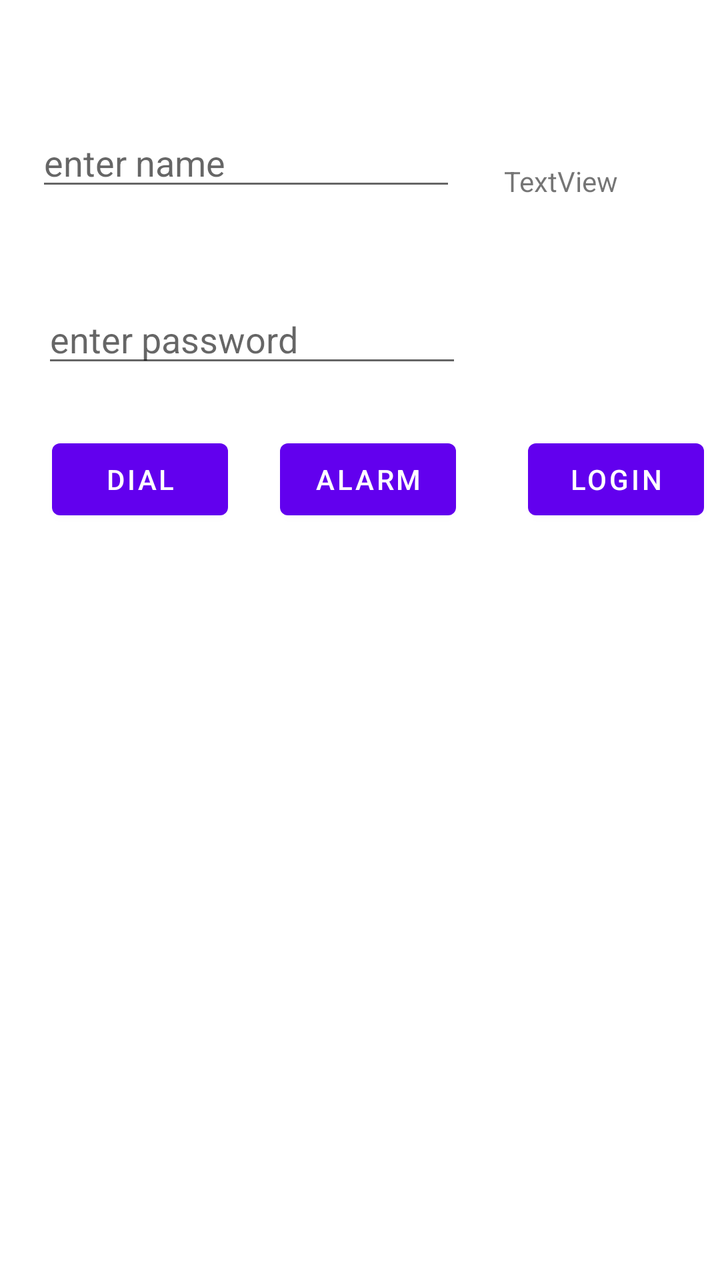
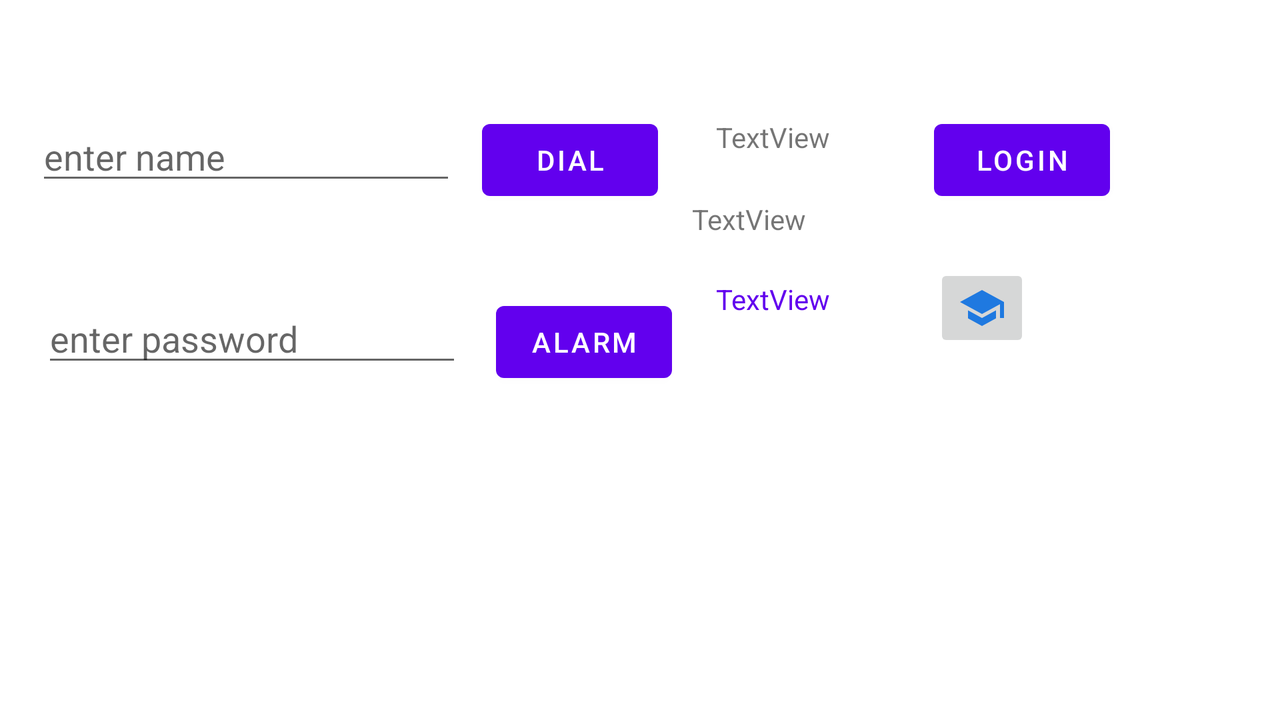

One screen, two layout resources from the same app: the default and the repository's alternative for another configuration. Each is rendered where Android would select it; the XML of both is given below.
<!-- AndroidManifest.xml: application theme Theme.B2synchronous -->
<!-- res/layout/activity_main.xml -->
<?xml version="1.0" encoding="utf-8"?>
<androidx.constraintlayout.widget.ConstraintLayout xmlns:android="http://schemas.android.com/apk/res/android"
    xmlns:app="http://schemas.android.com/apk/res-auto"
    xmlns:tools="http://schemas.android.com/tools"
    android:layout_width="match_parent"
    android:layout_height="match_parent"
    tools:context=".MainActivity">

    <EditText
        android:id="@+id/etName"
        android:layout_width="wrap_content"
        android:layout_height="wrap_content"
        android:layout_marginStart="18dp"
        android:layout_marginTop="59dp"
        android:ems="10"
        android:hint="enter name"
        android:inputType="textPersonName"
        app:layout_constraintStart_toStartOf="parent"
        app:layout_constraintTop_toTopOf="parent" />

    <EditText
        android:id="@+id/etPassword"
        android:layout_width="wrap_content"
        android:layout_height="wrap_content"
        android:layout_marginStart="21dp"
        android:layout_marginTop="47dp"
        android:ems="10"
        android:hint="enter password"
        android:inputType="textPassword"
        app:layout_constraintStart_toStartOf="parent"
        app:layout_constraintTop_toBottomOf="@+id/etName" />

    <Button
        android:id="@+id/btnLogin"
        android:layout_width="wrap_content"
        android:layout_height="wrap_content"
        android:layout_marginStart="36dp"
        android:onClick="clickHandler"
        android:text="login"
        app:layout_constraintBaseline_toBaselineOf="@+id/btnAlarm"
        app:layout_constraintStart_toEndOf="@+id/btnAlarm" />

    <Button
        android:id="@+id/btnDial"
        android:layout_width="wrap_content"
        android:layout_height="wrap_content"
        android:layout_marginStart="26dp"

        android:onClick="clickHandler"
        android:text="dial"
        app:layout_constraintBaseline_toBaselineOf="@+id/btnAlarm"
        app:layout_constraintStart_toStartOf="parent" />

    <Button
        android:id="@+id/btnAlarm"
        android:layout_width="wrap_content"
        android:layout_height="wrap_content"
        android:layout_marginTop="27dp"
        android:layout_marginEnd="3dp"
        android:onClick="clickHandler"
        android:text="alarm"
        app:layout_constraintEnd_toEndOf="@+id/etPassword"
        app:layout_constraintTop_toBottomOf="@+id/etPassword" />

    <TextView
        android:id="@+id/tvMain"
        android:layout_width="wrap_content"
        android:layout_height="wrap_content"
        android:layout_marginTop="81dp"
        android:layout_marginEnd="51dp"
        android:text="TextView"
        app:layout_constraintEnd_toEndOf="parent"
        app:layout_constraintTop_toTopOf="parent" />
</androidx.constraintlayout.widget.ConstraintLayout>
<!-- resources referenced by this layout -->
<resources>
  <style name="Theme.B2synchronous" parent="Theme.MaterialComponents.DayNight.DarkActionBar">
          
          <item name="colorPrimary">@color/purple_500</item>
          <item name="colorPrimaryVariant">@color/purple_700</item>
          <item name="colorOnPrimary">@color/white</item>
          
          <item name="colorSecondary">@color/teal_200</item>
          <item name="colorSecondaryVariant">@color/teal_700</item>
          <item name="colorOnSecondary">@color/black</item>
          
          <item name="android:statusBarColor" tools:targetApi="l">?attr/colorPrimaryVariant</item>
          
      </style>
</resources>
<!-- res/layout-land/activity_main.xml (the repository's variant of the layout above) -->
<!-- drawn on the phone turned sideways -->
<?xml version="1.0" encoding="utf-8"?>
<androidx.constraintlayout.widget.ConstraintLayout xmlns:android="http://schemas.android.com/apk/res/android"
    xmlns:app="http://schemas.android.com/apk/res-auto"
    xmlns:tools="http://schemas.android.com/tools"
    android:layout_width="match_parent"
    android:layout_height="match_parent"
    tools:context=".MainActivity">

    <EditText
        android:id="@+id/etName"
        android:layout_width="wrap_content"
        android:layout_height="wrap_content"
        android:layout_marginStart="18dp"
        android:ems="10"
        android:hint="enter name"
        android:inputType="textPersonName"
        app:layout_constraintBaseline_toBaselineOf="@+id/btnDial"
        app:layout_constraintStart_toStartOf="parent" />

    <EditText
        android:id="@+id/etPassword"
        android:layout_width="wrap_content"
        android:layout_height="wrap_content"
        android:layout_marginStart="21dp"
        android:layout_marginTop="43dp"
        android:ems="10"
        android:hint="enter password"
        android:inputType="textPassword"
        app:layout_constraintStart_toStartOf="parent"
        app:layout_constraintTop_toBottomOf="@+id/btnDial" />

    <Button
        android:id="@+id/btnLogin"
        android:layout_width="wrap_content"
        android:layout_height="wrap_content"
        android:layout_marginTop="56dp"
        android:layout_marginEnd="85dp"
        android:onClick="clickHandler"
        android:text="login"
        app:layout_constraintEnd_toEndOf="parent"
        app:layout_constraintTop_toTopOf="parent" />

    <Button
        android:id="@+id/btnDial"
        android:layout_width="wrap_content"
        android:layout_height="wrap_content"

        android:layout_marginStart="13dp"
        android:layout_marginTop="1dp"
        android:onClick="clickHandler"
        android:text="dial"
        app:layout_constraintBottom_toTopOf="@+id/textView2"
        app:layout_constraintStart_toEndOf="@+id/etName"
        app:layout_constraintTop_toTopOf="@+id/tvMain" />

    <Button
        android:id="@+id/btnAlarm"
        android:layout_width="wrap_content"
        android:layout_height="wrap_content"
        android:layout_marginStart="17dp"
        android:onClick="clickHandler"
        android:text="alarm"
        app:layout_constraintBaseline_toBaselineOf="@+id/etPassword"
        app:layout_constraintStart_toEndOf="@+id/etPassword" />

    <TextView
        android:id="@+id/tvMain"
        style="@style/fontstyle"
        android:layout_width="wrap_content"
        android:layout_height="wrap_content"
        android:layout_marginTop="59dp"
        android:layout_marginEnd="52dp"
        android:text="TextView"
        app:layout_constraintEnd_toStartOf="@+id/btnLogin"
        app:layout_constraintTop_toTopOf="parent" />

    <ImageButton
        android:id="@+id/imageButton"
        android:layout_width="wrap_content"
        android:layout_height="wrap_content"
        android:layout_marginTop="28dp"
        app:layout_constraintStart_toStartOf="@+id/btnLogin"
        app:layout_constraintTop_toBottomOf="@+id/btnLogin"
        app:srcCompat="@drawable/ic_baseline_school_24" />

    <TextView
        android:id="@+id/textView"
        style="@style/fontstyle"
        android:layout_width="wrap_content"
        android:layout_height="wrap_content"
        android:layout_marginTop="21dp"
        android:layout_marginEnd="52dp"
        android:text="TextView"
        android:textColor="@color/design_default_color_primary"
        app:layout_constraintEnd_toStartOf="@+id/imageButton"
        app:layout_constraintTop_toBottomOf="@+id/textView2" />

    <TextView
        android:id="@+id/textView2"
        style="@style/fontstyle.red"
        android:layout_width="wrap_content"
        android:layout_height="wrap_content"
        android:layout_marginTop="22dp"
        android:layout_marginEnd="12dp"
        android:text="TextView"
        app:layout_constraintEnd_toEndOf="@+id/textView"
        app:layout_constraintTop_toBottomOf="@+id/tvMain" />
</androidx.constraintlayout.widget.ConstraintLayout>
<!-- resources referenced by the variant -->
<!-- as the phone turned sideways resolves them -->
<resources>
  <!-- drawable ic_baseline_school_24 (drawable) -->
  <vector android:height="24dp" android:tint="#1F79E0"
      android:viewportHeight="24" android:viewportWidth="24"
      android:width="24dp" xmlns:android="http://schemas.android.com/apk/res/android">
      <path android:fillColor="@android:color/white" android:pathData="M5,13.18v4L12,21l7,-3.82v-4L12,17l-7,-3.82zM12,3L1,9l11,6 9,-4.91V17h2V9L12,3z"/>
  </vector>
  <style name="fontstyle" />
  <style name="Theme.B2synchronous" parent="Theme.MaterialComponents.DayNight.DarkActionBar">
          
          <item name="colorPrimary">@color/purple_500</item>
          <item name="colorPrimaryVariant">@color/purple_700</item>
          <item name="colorOnPrimary">@color/white</item>
          
          <item name="colorSecondary">@color/teal_200</item>
          <item name="colorSecondaryVariant">@color/teal_700</item>
          <item name="colorOnSecondary">@color/black</item>
          
          <item name="android:statusBarColor" tools:targetApi="l">?attr/colorPrimaryVariant</item>
          
      </style>
</resources>
